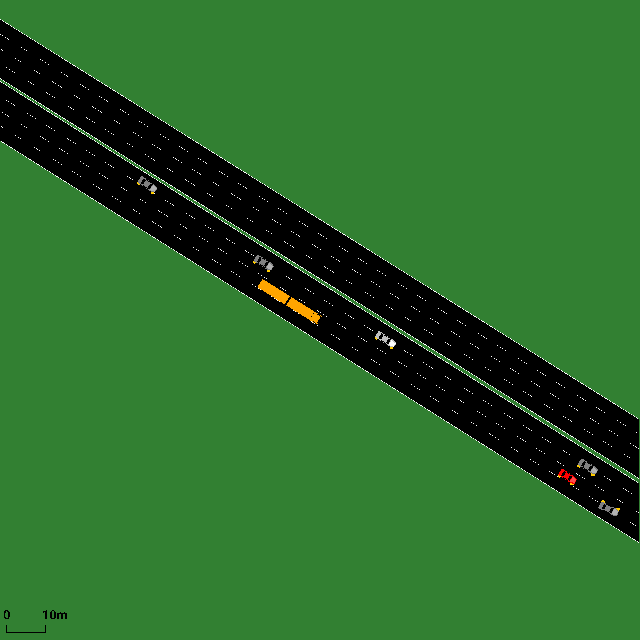
#> input picture assets/gif/case1-no-1-seed-8-idm.gif, 640 x 640 px; its folder holds only this picture in this run
$ python gif_infinite.py
#> lines starting #> are read from the running program, lines starting #| are printed output that depends on the picture
from pathlib import Path
from PIL import Image

def gif_to_infinite_loop(in_path: Path, out_path: Path):
    """
    Rewrite a GIF with infinite loop (loop=0).
    Preserve per-frame duration when available.
    """
    with Image.open(in_path) as im:
        # Ensure it's a GIF and has frames
#> im is the input picture: PIL image 640x640 P; mean R, G, B, A 43, 106.1, 42.4, 255
        frames = []
        durations = []

        # Pillow lets us iterate frames by seeking
        i = 0
        while True:
            try:
                im.seek(i)
            except EOFError:
                break

            frame = im.copy()
            frames.append(frame)

            # duration is in milliseconds in Pillow
            d = im.info.get("duration", 100)  # default 100ms
            durations.append(d)
            i += 1
#> this loop made 325 passes
#> pass 2, in gif_to_infinite_loop, `frame = im.copy()`:
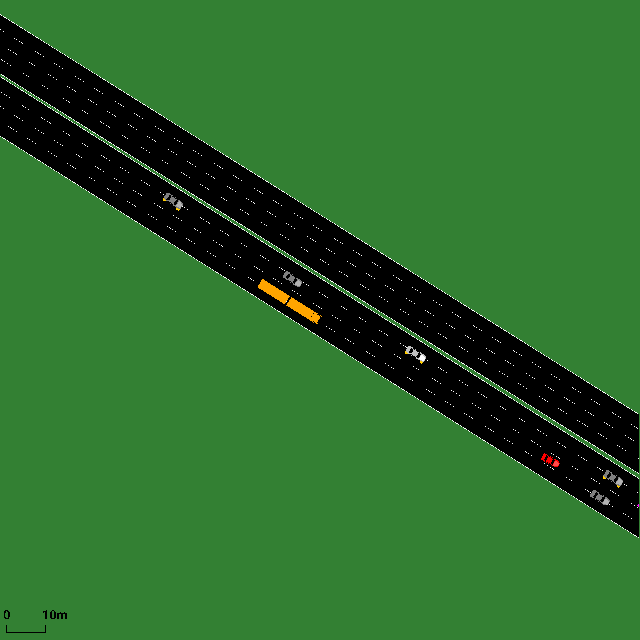
#> frame: PIL image 640x640 RGBA; mean R, G, B, A 43.8, 106.1, 43.3, 255
#> pass 3, in gif_to_infinite_loop, `frame = im.copy()`:
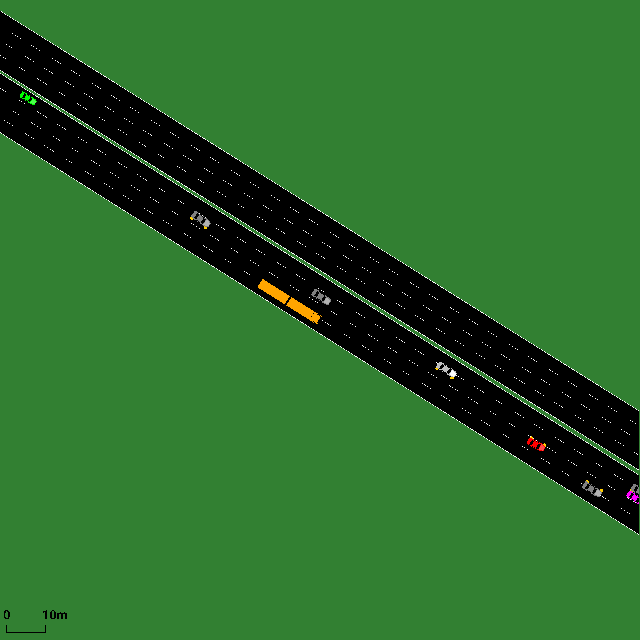
#> frame: PIL image 640x640 RGBA; mean R, G, B, A 43, 106.1, 42.5, 255
#> after the loop:
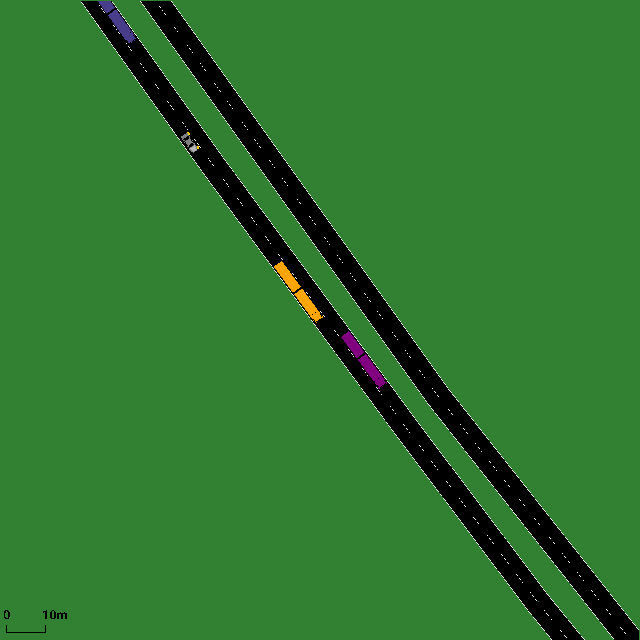
#> im: PIL image 640x640 RGBA; mean R, G, B, A 47, 116.8, 46.7, 255
#> after the loop, durations = 324 values from 40 to 80; frames = 324 items; i = 324

        if not frames:
            raise RuntimeError("No frames found.")

        out_path.parent.mkdir(parents=True, exist_ok=True)

        # Save: loop=0 means infinite loop
        # duration can be a list to preserve per-frame timing
        frames[0].save(
            out_path,
            save_all=True,
            append_images=frames[1:],
            loop=0,
            duration=durations,
            optimize=False,   # set True if you want smaller file (may be slower)
            disposal=2        # common default; helps for many GIFs
        )

def convert_all_gifs_in_cwd(out_dir="gif_infinite_py"):
    cwd = Path.cwd()
    out_dir = cwd / out_dir
    gifs = sorted(cwd.glob("*.gif"))

    if not gifs:
        print(f"[INFO] No GIF files found in: {cwd}")
        return

    for p in gifs:
        out_path = out_dir / p.name
        try:
            gif_to_infinite_loop(p, out_path)
            print(f"[OK] {p.name} -> {out_path} (loop=0)")
        except Exception as e:
            print(f"[FAIL] {p.name}: {e}")

    print(f"[DONE] Output folder: {out_dir}")

if __name__ == "__main__":
    convert_all_gifs_in_cwd()

$ run again, on assets/gif/case11-no-1-seed-34-idm.gif
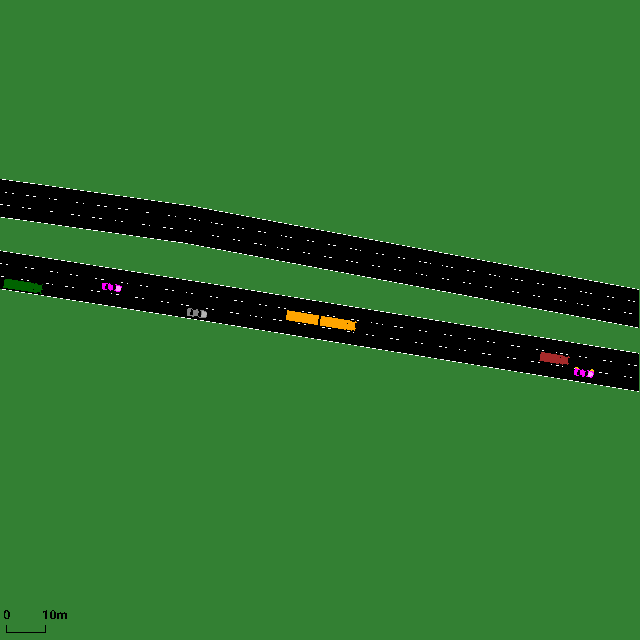
#> input picture assets/gif/case11-no-1-seed-34-idm.gif, 640 x 640 px
#> in gif_to_infinite_loop, im is the input picture: PIL image 640x640 P; mean R, G, B, A 46.7, 114.1, 46.2, 255
#> the loop in gif_to_infinite_loop, `while True:` made 65 passes
#> pass 3, in gif_to_infinite_loop, `frame = im.copy()`:
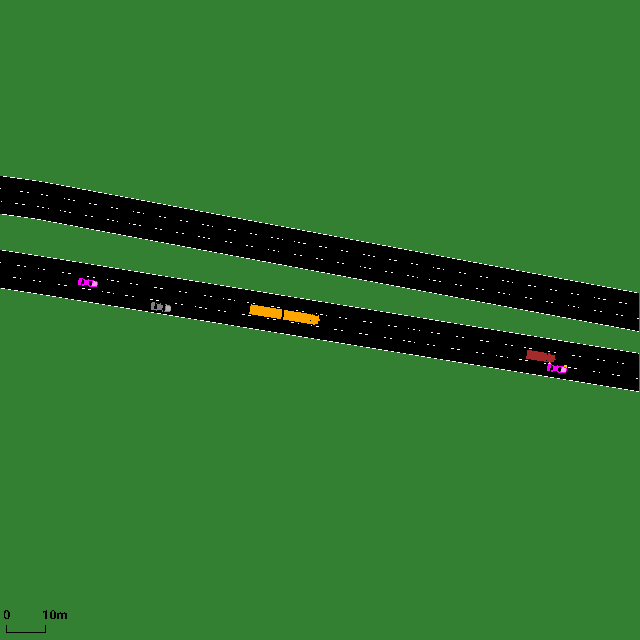
#> frame: PIL image 640x640 RGBA; mean R, G, B, A 46.7, 114, 46.2, 255
#> after the loop in gif_to_infinite_loop, `while True:`:
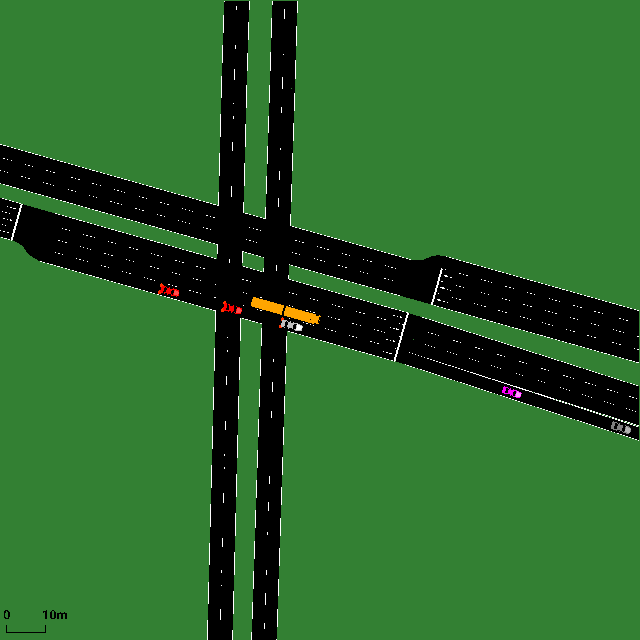
#> im: PIL image 640x640 RGBA; mean R, G, B, A 42.9, 102.6, 42.4, 255
#> after the loop in gif_to_infinite_loop, `while True:`: durations = 64 values from 40 to 80; frames = 64 items; i = 64
